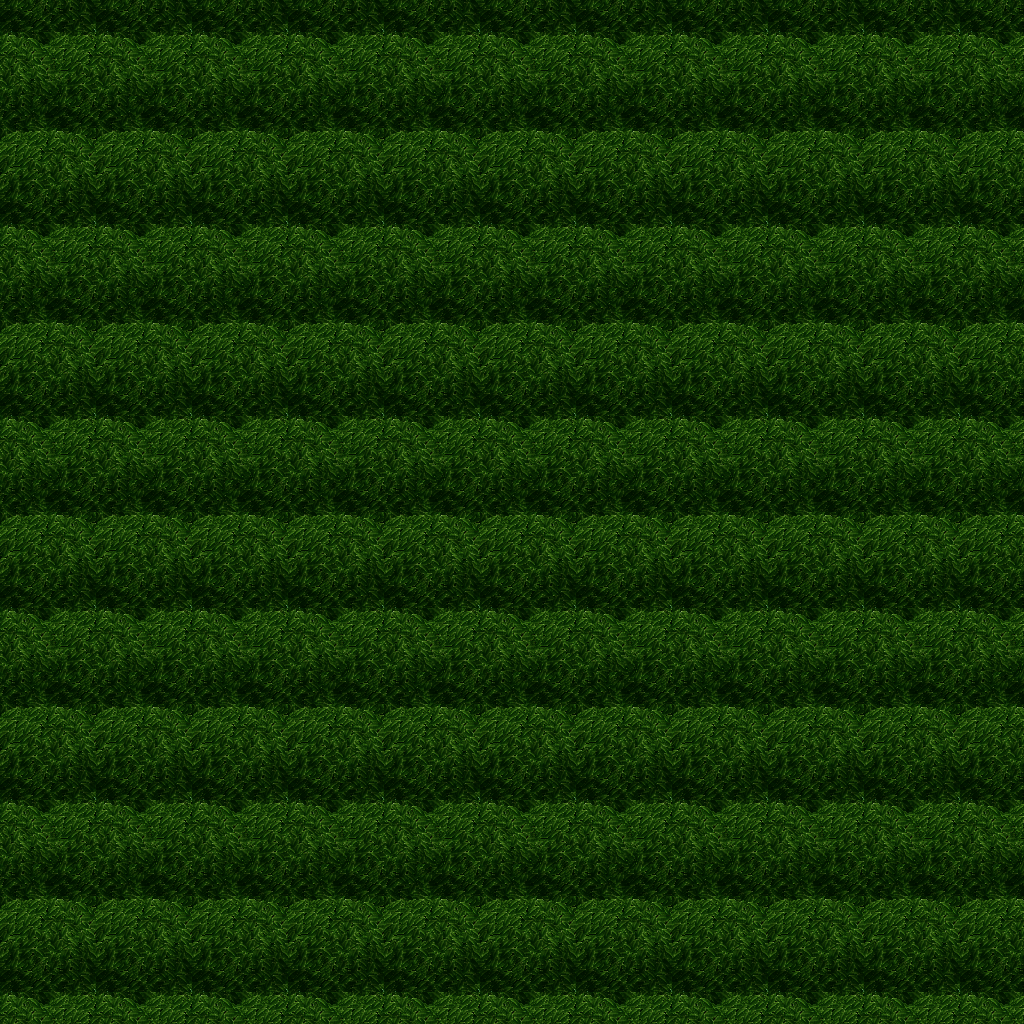

A 2D game scene composited from a Tiled map and its tileset images. What follows is a short description and the map's XML, with each tile layer's data collapsed to a summary:
An orthogonal 32x32 tile map with 32x32 px tiles, 5 tile layers (Ground, Objects, Objects2, Above, ...), 1 hidden layer not drawn, 13 tilesets.

<map version="1.10" tiledversion="1.11.0" orientation="orthogonal" renderorder="right-down" width="32" height="32" tilewidth="32" tileheight="32" infinite="0" nextlayerid="11" nextobjectid="1">
 <tileset firstgid="1" name="ground_ground" tilewidth="32" tileheight="32" tilecount="33" columns="3">
  <image source="../drawable/ground_ground.png" width="96" height="352" />
 </tileset>
 <tileset firstgid="34" name="ground_water_pool" tilewidth="32" tileheight="32" tilecount="72" columns="3">
  <image source="../drawable/ground_water_pool.png" width="96" height="768" />
 </tileset>
 <tileset firstgid="106" name="plant_tree_tree_darkgreen" tilewidth="32" tileheight="32" tilecount="88" columns="8">
  <image source="../drawable/plant_tree_tree_darkgreen.png" width="256" height="352" />
 </tileset>
 <tileset firstgid="194" name="ground_grass_edges" tilewidth="32" tileheight="32" tilecount="36" columns="12">
  <image source="../drawable/ground_grass_edges.png" width="384" height="96" />
 </tileset>
 <tileset firstgid="230" name="ground_grass_corners" tilewidth="32" tileheight="32" tilecount="24" columns="6">
  <image source="../drawable/ground_grass_corners.png" width="192" height="128" />
 </tileset>
 <tileset firstgid="254" name="plant_flower_daisy_white" tilewidth="32" tileheight="32" tilecount="8" columns="2">
  <image source="../drawable/plant_flower_daisy_white.png" width="64" height="128" />
 </tileset>
 <tileset firstgid="262" name="plant_grasses" tilewidth="32" tileheight="32" tilecount="6" columns="3">
  <image source="../drawable/plant_grasses.png" width="96" height="64" />
 </tileset>
 <tileset firstgid="268" name="ground_pothole" tilewidth="32" tileheight="32" tilecount="4" columns="4">
  <image source="../drawable/ground_pothole.png" width="128" height="32" />
 </tileset>
 <tileset firstgid="272" name="logic_item_resources" tilewidth="32" tileheight="32" tilecount="6" columns="6">
  <image source="../drawable/logic_item_resources.png" width="192" height="32" />
 </tileset>
 <tileset firstgid="278" name="logic_creature_elf" tilewidth="32" tileheight="32" tilecount="16" columns="8">
  <image source="../drawable/logic_creature_elf.png" width="256" height="64" />
 </tileset>
 <tileset firstgid="294" name="logic_item_mushroom" tilewidth="32" tileheight="32" tilecount="6" columns="6">
  <image source="../drawable/logic_item_mushroom.png" width="192" height="32" />
 </tileset>
 <tileset firstgid="300" name="logic_portal" tilewidth="32" tileheight="32" tilecount="24" columns="8">
  <image source="../drawable/logic_portal.png" width="256" height="96" />
 </tileset>
 <tileset firstgid="324" name="logic_collision" tilewidth="32" tileheight="32" tilecount="1" columns="1">
  <image source="../drawable/logic_collision.png" width="32" height="32" />
 </tileset>
 <layer id="1" name="Ground" width="32" height="32">
  <data>[1024 cells, 1024 non-empty, 1 distinct tile ids]</data>
 </layer>
 <layer id="2" name="Objects" width="32" height="32">
  <data>[1024 cells, 0 non-empty, 0 distinct tile ids]</data>
 </layer>
 <layer id="3" name="Objects2" width="32" height="32">
  <data>[1024 cells, 0 non-empty, 0 distinct tile ids]</data>
 </layer>
 <layer id="4" name="Above" width="32" height="32">
  <data>[1024 cells, 1024 non-empty, 18 distinct tile ids]</data>
 </layer>
 <layer id="5" name="Above2" width="32" height="32">
  <data>[1024 cells, 0 non-empty, 0 distinct tile ids]</data>
 </layer>
 <layer id="6" name="Walkable" width="32" height="32" visible="0">
  <data>[1024 cells, 1024 non-empty, 1 distinct tile ids]</data>
 </layer>
 <objectgroup id="7" name="Mapevents" />
 <objectgroup id="8" name="Spawn" />
 <objectgroup id="9" name="Keys" />
 <objectgroup id="10" name="Replace" />
</map>
